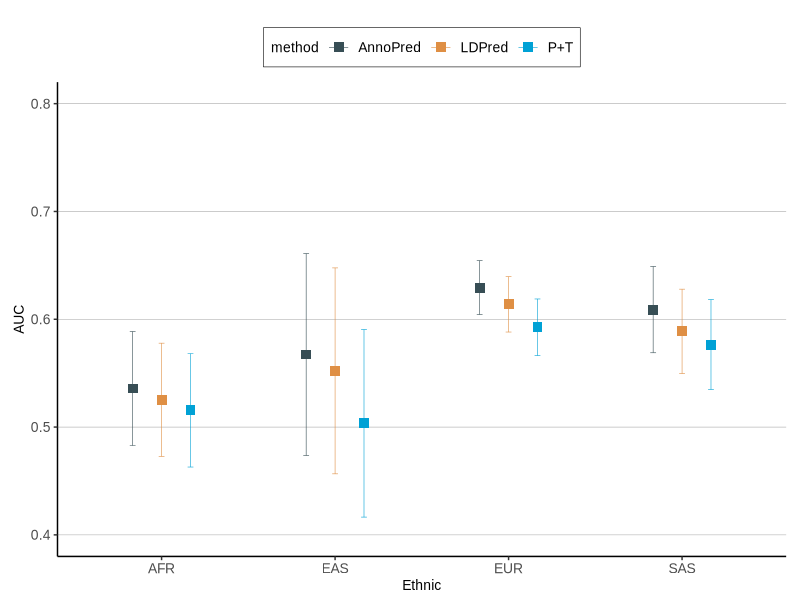
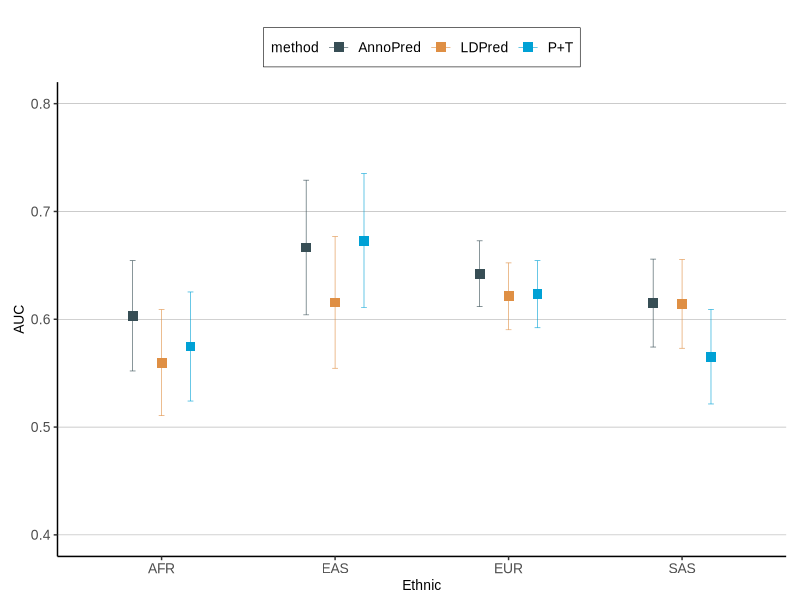
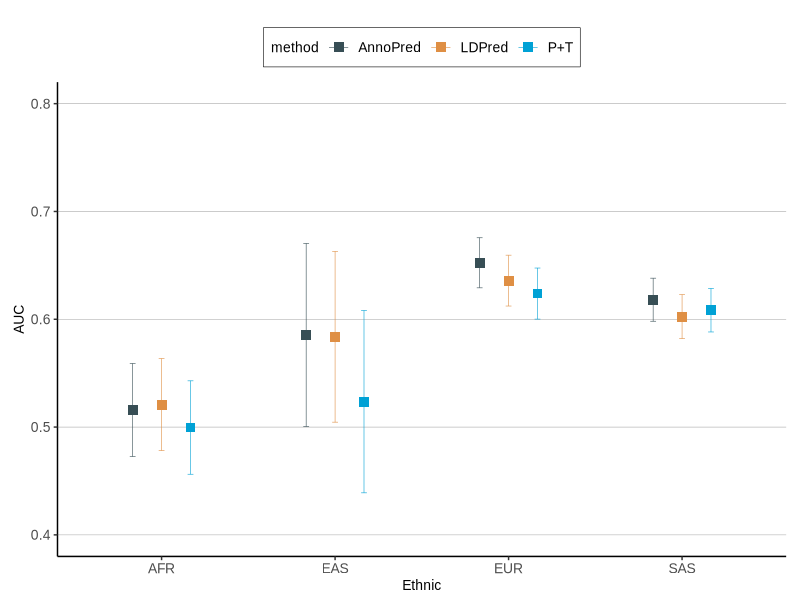
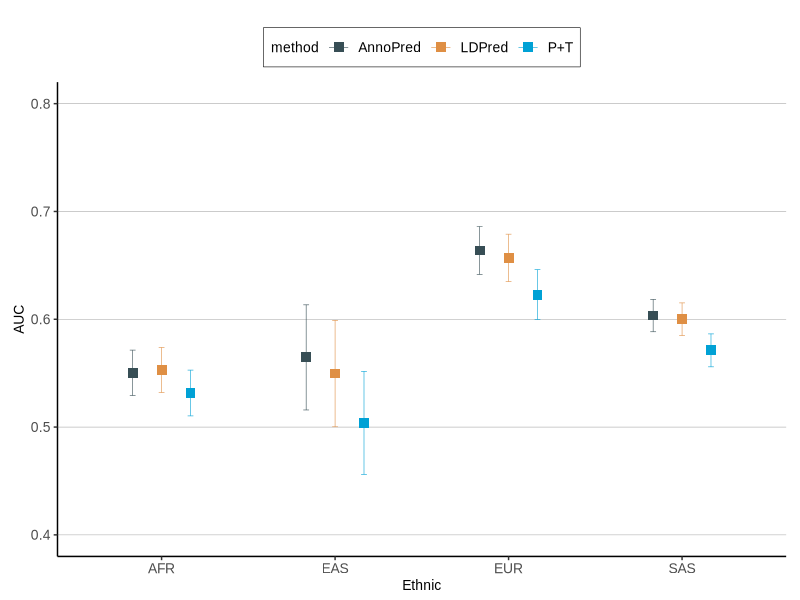
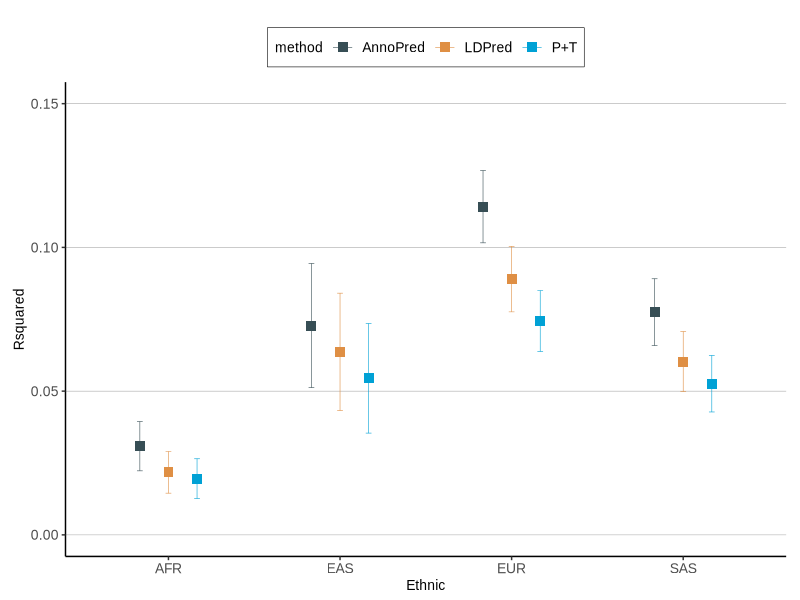
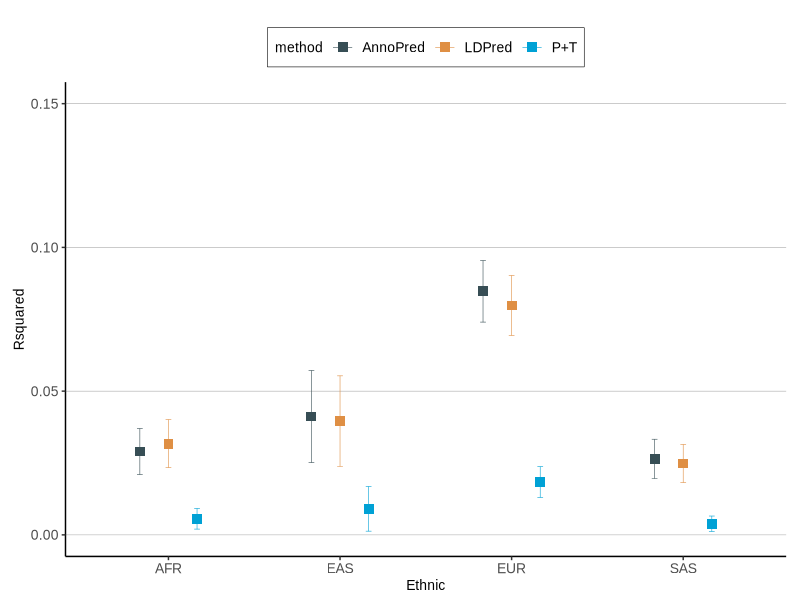
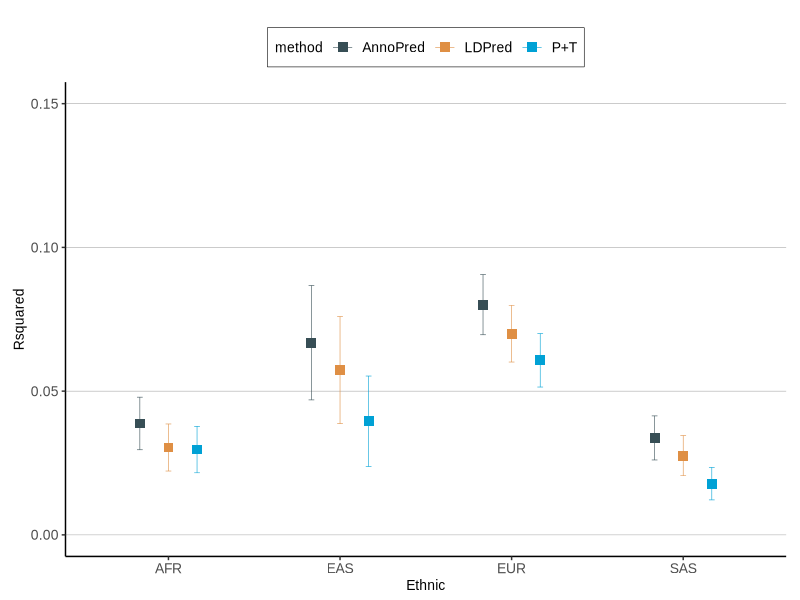
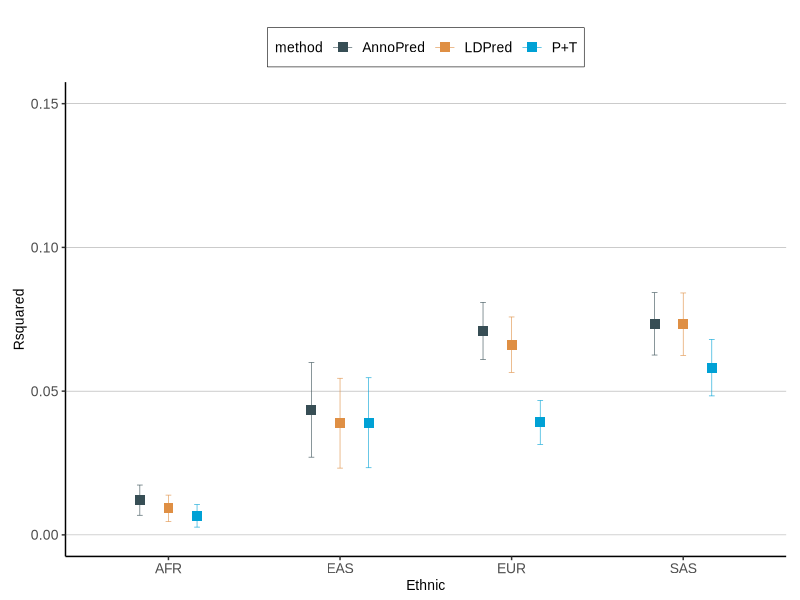

The R source for these figures, in order: (Note: this script raises an error after producing the figures.)
#Load Packages
library(data.table)
library(stringr)
library(ggplot2)
library(ggsci)
library(cowplot)

#Load Data
AF <- read.csv("AF_auc_method.csv")
BC <- read.csv("BC_auc_method.csv")
CAD <- read.csv("CAD_auc_method.csv")
DIA <- read.csv("DIA_auc_method.csv")
LDL <- read.csv("LDL_R2_method.csv")
HDL <- read.csv("HDL_R2_method.csv")
TC <- read.csv("TC_R2_method.csv")
TG <- read.csv("TG_R2_method.csv")

#Plot
point <- geom_point(position = position_dodge(width = 0.5), size = 3) 
errorbar_B <- geom_errorbar(aes(ymin = auc_LL, ymax = auc_UL),
    width = 0.1,size=0.2, position = position_dodge(width = .5)) 
errorbar_Q <- geom_errorbar(aes(ymin = rsquared_LL, ymax = rsquared_UL),
    width = 0.1,size=0.2, position = position_dodge(width = .5)) 
mytheme <- theme_classic() + theme(
    panel.background = element_rect(fill = "white"),
    panel.grid.major.y = element_line(color = "darkgrey", size = 0.2),
    panel.grid.minor.y = element_blank(),
    panel.grid.minor.x = element_blank(),
    legend.position = "top",
    legend.direction = "horizontal",
    legend.title = element_text(size = 10, family = "Arial", face = "plain"),
    legend.text = element_text(hjust = 0,size = 10, family = "Arial", face = "plain"),
    legend.background = element_rect(size = 0.2, linetype = "solid",colour = "black"),
    axis.title = element_text(size = 10, family = "Arial", face = "plain"),
    axis.text.x = element_text(size = 10, family = "Arial", face = "plain"),
    axis.text.y = element_text(size = 10, family = "Arial", face = "plain"),
    plot.margin = margin(20,10,5,10))
    
y_con_B <- scale_y_continuous(limits = c(0.4,0.8))
lab_name_B <- labs(x = "Ethnic", y = "AUC")
y_con_Q <- scale_y_continuous(limits = c(0,0.15))
lab_name_Q <- labs(x = "Ethnic", y = "Rsquared")

AF_plot <- ggplot(data = AF, aes(x = ethnic, col = method, shape = method, y = auc)) + 
    point + errorbar_B + mytheme + y_con_B + lab_name_B + scale_color_jama() +
    scale_shape_manual(values=c(15,15,15))

BC_plot <- ggplot(data = BC, aes(x = ethnic, col = method, shape = method, y = auc)) + 
    point + errorbar_B + mytheme + y_con_B + lab_name_B + scale_color_jama() +
    scale_shape_manual(values=c(15,15,15))

CAD_plot <- ggplot(data = CAD, aes(x = ethnic, col = method, shape = method, y = auc)) + 
    point + errorbar_B + mytheme + y_con_B + lab_name_B + scale_color_jama() +
    scale_shape_manual(values=c(15,15,15))

DIA_plot <- ggplot(data = DIA, aes(x = ethnic, col = method, shape = method, y = auc)) + 
    point + errorbar_B + mytheme + y_con_B + lab_name_B + scale_color_jama() +
    scale_shape_manual(values=c(15,15,15))

HDL_plot <- ggplot(data = HDL, aes(x = ethnic, col = method, shape = method, y = rsquared)) + 
    point + errorbar_Q + mytheme + y_con_Q + lab_name_Q + scale_color_jama() +
    scale_shape_manual(values=c(15,15,15))

LDL_plot <- ggplot(data = LDL, aes(x = ethnic, col = method, shape = method, y = rsquared)) + 
    point + errorbar_Q + mytheme + y_con_Q + lab_name_Q + scale_color_jama() +
    scale_shape_manual(values=c(15,15,15))
    
TC_plot <- ggplot(data = TC, aes(x = ethnic, col = method, shape = method, y = rsquared)) + 
    point + errorbar_Q + mytheme + y_con_Q + lab_name_Q + scale_color_jama() +
    scale_shape_manual(values=c(15,15,15))

TG_plot <- ggplot(data = TG, aes(x = ethnic, col = method, shape = method, y = rsquared)) +
    point + errorbar_Q + mytheme + y_con_Q + lab_name_Q + scale_color_jama() +
    scale_shape_manual(values=c(15,15,15))

pdf("figure/performance_of_prs.pdf", family = "Arial", height = 10,width = 8, onefile = FALSE)
ggarrange(
    AF_plot, BC_plot, CAD_plot, DIA_plot,
    HDL_plot, LDL_plot, TC_plot, TG_plot,
    ncol = 2, nrow = 4, hjust = -0.3, vjust = 1.6,
    font.label = list(size = 10, family="Arial"),
    labels = c("(A) AF", "(B) BC", "(C) CAD", "(D) DIA",
        "(E) HDL", "(F) LDL", "(G) TC", "(H) TG"),
    common.legend = TRUE) + theme(plot.margin = margin(10,10,10,10))
dev.off()
embedFonts(path.expand("figure/performance_of_prs.pdf"))
